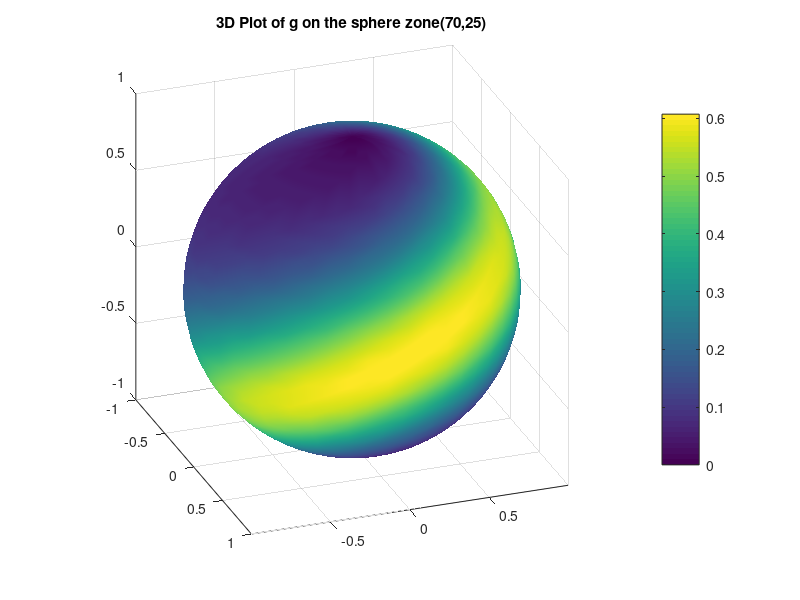
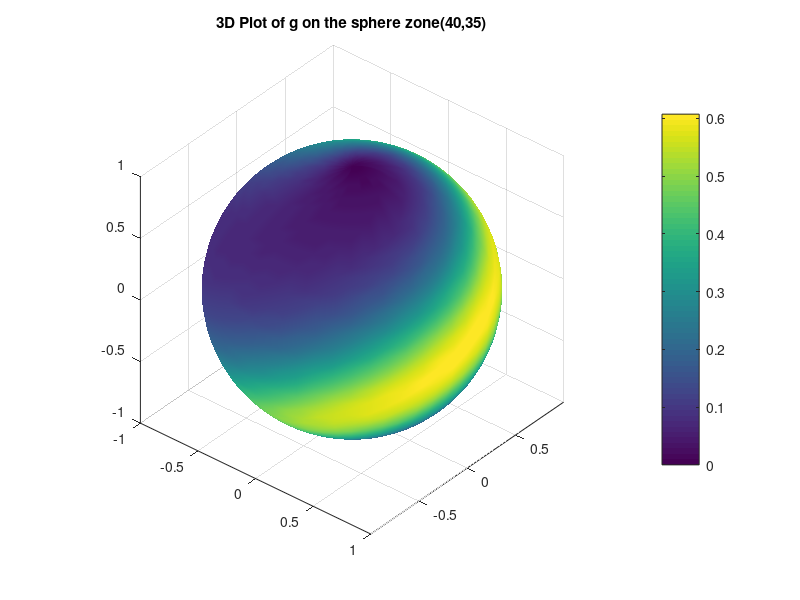

MATLAB code to generate these figures, in order: (Note: this script raises an error after producing the figures.)
% Infinite spherical potential well

function quantumsphwell
% valores iniciales
ggrid=50;
delta = pi/ggrid;
theta = 0 : delta : pi;
phi = 0 : 2*delta : 2*pi; 
[Phi,Theta] = meshgrid(phi,theta);
g=exp(-cos(Phi+2*Theta)).*(pi-Theta).*Theta;
Nrmin=g.^2.*sin(Theta);
Nrm=1/sqrt(trapz(phi,trapz(theta,Nrmin)));
g=g*Nrm;
figure(1)
[X,Y,Z] = sph2cart(Phi,pi/2-Theta,1);
clf;
surf(X,Y,Z,g);
colorbar; 
shading interp; 
daspect([1 1 1]); 
axis tight; 
view([70 25]);
title('3D Plot of g on the sphere zone(70,25)')
hold on
figure(2)
surf(X,Y,Z,g);
colorbar; 
shading interp; 
daspect([1 1 1]); 
axis tight; 
view([40 35]);
title('3D Plot of g on the sphere zone(40,35)')

%% C?lculo angular
%Arm?nicos
l=0;
mr=0;
R=diag(10)-diag(10);
m=abs(mr);
f00=g.*conj(harmonicY(0,0,Theta,Phi)).*sin(Theta);
c00=trapz(phi,trapz(theta,f00));
R(1,1)=c00;
Prob(1,1)=norm(R(1,1)).^2;
Fun=c00*harmonicY(0,0,Theta,Phi);
j=1;
  %Rutina para hacer la expansi?n

a=(Fun-g)./g;
  a(isinf(a))=0;
  b=max((max(abs(a))));
  find(a==b);
  c=abs(a(201)); %Se encuentra el m?ximo valor absoluto y se eval?a ese valor, si ese valor es menor a la condici?n, todos los dem?s igual lo ser?n
while c>0.01
    l=l+1;
    i=1;
    for mr= -l:l
    Int=conj(harmonicY(l,mr,Theta,Phi)).*g.*sin(Theta);
    R(i,j+1)=trapz(phi,trapz(theta,Int));
    Fun=Fun+R(i,j+1).*harmonicY(l,mr,Theta,Phi);
    Prob(i,j+1)=norm(R(i,j+1)).^2;
    i=i+1;
    a=(Fun-g)./g;
    a(isinf(a))=0;
    c=abs(a(201));
    end
j=j+1;
end
R;
l;
Prob; %La probabilidad de los ?ndices donde j son los valores verticales y m son los valores horizontales
figure(3)
[X,Y,Z] = sph2cart(Phi,pi/2-Theta,1);
clf;
Fun=abs(Fun);
surf(X,Y,Z,Fun);
colorbar; 
shading interp; 
daspect([1 1 1]); 
axis tight; 
view([70 25]);
title('3D Plot of spherical harmonic on the sphere zone(70,25)')
figure(4)
surf(X,Y,Z,Fun);
colorbar; 
shading interp; 
daspect([1 1 1]); 
axis tight; 
view([40 35]);
title('3D Plot of spherical harmonic on the sphere zone(40,35)')
%% C?lculo radial
i=1;
a=1;
h=1;
M=1/2;
r_=linspace(0.0001,1,ggrid+1);
[R,Theta,Phi]=meshgrid(r_,theta,phi);
I2=(a-R.^2).^2.*g.^2.*sin(Theta).*R.^2;
B=diag(20)-diag(20);
B=besselzero(1/2,20);
for d=0:19
    B(i,:)=besselzero(d+1/2,20);
    i=i+1;
end
B;% Matriz con bessel, donde i tiene los diferentes par?metros bessel y j tiene los diferentes ceros
A=1./sqrt(trapz(r_,trapz(phi,trapz(theta,I2))));
n=1;
l=0;
mr=0;
Q=A*g.*(a-R.^2);
Pn=0;
Func=0;
Enex=0;
prob=diag(10)-diag(10);
j=1;
i=1;
for l=0:4
    for mr= -l:l
        for n=1:3
        I_alp=(a^3)*((sqrt(2./(pi*B(l+1,n))).*besselj(l+3/2,B(l+1,n))).^2)/2;
        Alph(j)=sqrt(1/I_alp);
        psi=Alph(j)*sqrt(2*a./(pi*R.*B(l+1,n))).*besselj(l+1/2,B(l+1,n).*R./a).*harmonicY(l,mr,Theta,Phi);
        Intg=conj(psi).*Q.*R.^2.*sin(Theta);
        Cn(i)=trapz(r_,trapz(phi,trapz(theta,Intg)));
        prob(i)=(abs(Cn(i))).^2;
        Pn=Pn+abs((Cn(i)))^2;
        Func=abs(Cn(i).*psi).^2;
        Func=Func+Cn(i).*psi;
        Enex=Enex+abs(Cn(i))^2.*(h^2)/(2*M*a^2)*B(l+1,n)^2;
        i=i+1;
        j=j+1;
        end
        
    end
end
format long 
Cn
prob
n=1 ;l=0;mr=0; %genera la probabilidad m?s alta de 0.64;
Enex; %valor esperado de la energ?a
prob=max(prob); %mayor probabilidad del estado
Pn;
Enpalt=(h^2)/(2*M*a^2)*B(1,1)^2; %mayor probabilidad de energ?a

%% Orbital L

   
Prob=max(max(Prob)) %La mayor probabilidad est? en el estado l=0, m=0, por lo tanto
LzY=h*m*harmonicY(0,0,Theta,Phi);

%L2

vl2=0;
for l=0:6
    for m=-l:1:l
        fj=g.*conj(harmonicY(l,m,Theta,Phi)).*sin(Theta);
        o=trapz(phi,trapz(theta,fj));
        h=(abs(o)).^2.*l*(l+1);
        vl2=vl2+h;
    end
    l=l+1/2;
end
vl2;


%% C?lculo temporal
%Datos
A=1./sqrt(trapz(r_,trapz(phi,trapz(theta,I2))));
n=1;
l=0;
mr=0;
Q=A*g.*(a-R.^2);
a=1;
[Phi,Theta] = meshgrid(phi,theta);
X=abs(X);
Y=abs(Y);
Z=abs(Z);
r_=linspace(0.0001,1,ggrid+1);
[X,Y,Z] = sph2cart(Phi,pi/2-Theta,1/2);
%Gr?fica esfera
for t=0:.1:10
   Func=0;
    i=1;
    j=1;
   for l=0:4
    for mr= -l:l
        for n=1:3
        psi=Alph(j).*sqrt(2*a./(pi*a/2.*B(l+1,n))).*besselj(l+1/2,B(l+1,n).*a/2./a).*harmonicY(l,mr,Theta,Phi);
        psi=abs(psi).^2;
       Cg(i)=abs(Cn(i)).^2;
       Func=Func+Cg(i).*psi;
        Func=Func+(psi*Cn(i)*real(exp(1i*t*B(l+1,n)^2)));
        i=i+1;
        j=j+1;
        end
     end
   end
Func2=abs(Func)^2;
normF2=Func2-min(Func2(:));
normF2=normF2./max(normF2(:));
figure(5)
surf(X,Y,Z,normF2);
colorbar; 
shading interp;
daspect([1 1 1]);
view([70 25]);
axis tight; 
pause(0.01);

figure(15)
surf(X,Y,Z,normF2);
colorbar; 
shading interp;
daspect([1 1 1]);
view(2);
axis tight; 
pause(0.01);


end

r_=linspace(0.0001,1,ggrid+1);
%Gr?fica onda
for t=0:.0001:10
    i=1;j=1;
    func1=0;
 for l=0:4
        for mr=-l:l
            for n=1:3
                m=abs(mr);
                psi2=Alph(j).*sqrt(2*a./(pi*r_.*B(l+1,n))).*besselj(l+1/2,B(l+1,n).*r_./a).*sqrt((2*l+1)/(4*pi));
                
                func=(psi2)*Cn(i)*real(exp(B(l+1,n)^2*t*(-1i)));
                func1=func1+func;
                j=j+1;
                i=1+1; 
            end
        end 
 end
func1=abs(func1).^2;
norf=func1-min(func1(:));
norf=norf./max(norf(:));
figure(6)
grid on
plot(r_,norf); xlim([0 1]); 
ylim([0 1]);
pause(0.1);  
end

end
